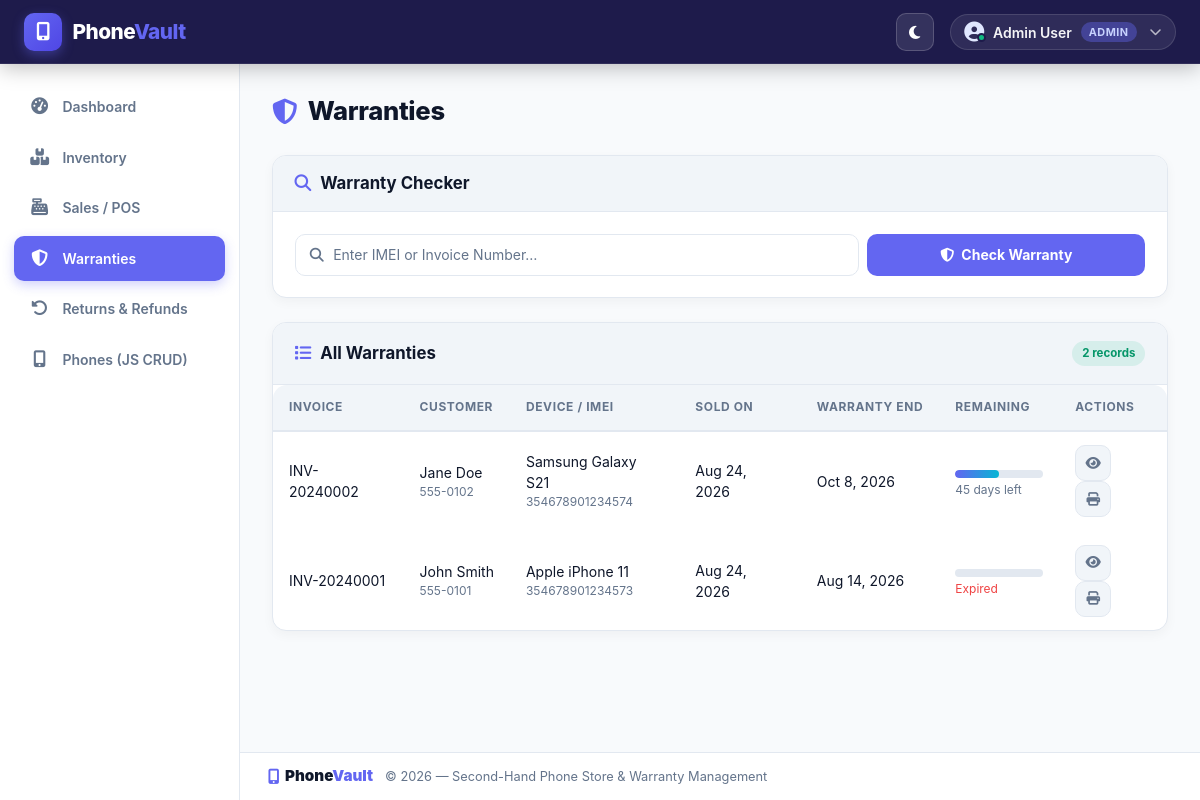
Page /warranties.php (signed in) on the committed database.
### tables this page shows
CREATE TABLE IF NOT EXISTS sales (
    id INT AUTO_INCREMENT PRIMARY KEY,
    invoice_no VARCHAR(20) NOT NULL UNIQUE,
    customer_name VARCHAR(100) NOT NULL,
    customer_phone VARCHAR(20),
    phone_id INT NOT NULL,
    total_amount DECIMAL(10,2) NOT NULL,
    payment_method ENUM('Cash','Card','Transfer') NOT NULL DEFAULT 'Cash',
    warranty_duration_days INT NOT NULL DEFAULT 30,
    warranty_end_date DATE NOT NULL,
    created_at TIMESTAMP DEFAULT CURRENT_TIMESTAMP,
    FOREIGN KEY (phone_id) REFERENCES phones(id)
);

CREATE TABLE IF NOT EXISTS phones (
    id INT AUTO_INCREMENT PRIMARY KEY,
    brand VARCHAR(50) NOT NULL,
    model VARCHAR(100) NOT NULL,
    imei VARCHAR(20) NOT NULL UNIQUE,
    storage VARCHAR(20),
    color VARCHAR(30),
    battery_health TINYINT UNSIGNED NOT NULL DEFAULT 100,
    condition_grade ENUM('Grade A','Grade B','Grade C') NOT NULL DEFAULT 'Grade A',
    cost_price DECIMAL(10,2) NOT NULL,
    selling_price DECIMAL(10,2) NOT NULL,
    status ENUM('Available','Sold','Returned') NOT NULL DEFAULT 'Available',
    created_at TIMESTAMP DEFAULT CURRENT_TIMESTAMP
);

### warranties.php (the view, shortened to what this page needs)
<?php
$pdo = getPDO();
$warranties = $pdo->query(
    "SELECT s.*, p.brand, p.model, p.imei, p.condition_grade
     FROM sales s JOIN phones p ON s.phone_id = p.id
     ORDER BY s.warranty_end_date DESC"
)->fetchAll();
include __DIR__ . '/includes/header.php';
include __DIR__ . '/includes/navbar.php';
?>
<div class="d-flex">
<?php include __DIR__ . '/includes/sidebar.php'; ?>
<main class="pv-main">
    <div class="pv-page-header">
        <h1 class="pv-page-title"><i class="fa-solid fa-shield-halved"></i> Warranties</h1>
    </div>
    <div class="pv-card mb-4">
        <div class="pv-card-header">
            <h2 class="pv-card-title"><i class="fa-solid fa-magnifying-glass"></i> Warranty Checker</h2>
        </div>
        <div class="pv-card-body">
            <div class="row g-2">
                <div class="col-12 col-md-8">
                    <div class="pv-search-wrap" style="max-width:100%">
                        <input type="text" class="form-control pv-input" id="warrantySearchInput"
                               placeholder="Enter IMEI or Invoice Number…">
                    </div>
                </div>
                <div class="col-12 col-md-4">
                    <button class="pv-btn-primary w-100 justify-content-center" id="warrantySearchBtn">
                        <i class="fa-solid fa-shield-halved"></i> Check Warranty
                    </button>
                </div>
            </div>
        </div>
    </div>
    <div class="pv-card">
        <div class="pv-card-header">
            <h2 class="pv-card-title"><i class="fa-solid fa-list"></i> All Warranties</h2>
            <span class="pv-status pv-status-available"><?= count($warranties) ?> records</span>
        </div>
        <div class="table-responsive">
            <table class="pv-table">
                <thead>
                    <tr>
                        <th>Invoice</th>
                        <th>Customer</th>
                        <th>Device / IMEI</th>
                        <th>Sold On</th>
                        <th>Warranty End</th>
                        <th>Remaining</th>
                        <th>Actions</th>
                    </tr>
                </thead>
                <tbody>
                <?php if (empty($warranties)): ?>
                    <tr><td colspan="7" class="text-center text-muted py-4">No warranty records found.</td></tr>
                <?php else: ?>
                    <?php foreach ($warranties as $w):
                        $daysLeft = (int)ceil((strtotime($w['warranty_end_date']) - time()) / 86400);
                        $pct      = max(0, min(100, round(($daysLeft / $w['warranty_duration_days']) * 100)));
                        $expired  = $daysLeft <= 0;
                    ?>
                    <tr>
                        <td class="font-mono"><?= htmlspecialchars($w['invoice_no']) ?></td>
                        <td>
                            <div><?= htmlspecialchars($w['customer_name']) ?></div>
                            <div style="font-size:.75rem;color:var(--pv-text-muted)"><?= htmlspecialchars($w['customer_phone']) ?></div>
                        </td>
                        <td>
                            <div><?= htmlspecialchars($w['brand'] . ' ' . $w['model']) ?></div>
                            <div class="font-mono" style="font-size:.75rem;color:var(--pv-text-muted)"><?= htmlspecialchars($w['imei']) ?></div>
                        </td>
                        <td><?= date('M j, Y', strtotime($w['created_at'])) ?></td>
                        <td><?= date('M j, Y', strtotime($w['warranty_end_date'])) ?></td>
                        <td style="min-width:120px">
                            <div class="pv-warranty-bar">
                                <div class="pv-warranty-fill <?= $expired ? 'expired' : '' ?>" style="width:<?= $pct ?>%"></div>
                            </div>
                            <div style="font-size:.75rem;margin-top:.2rem;color:var(--pv-text-muted)">
                                <?= $expired ? '<span style="color:var(--pv-danger)">Expired</span>' : $daysLeft . ' days left' ?>
                            </div>
                        </td>
                        <td>
                            <button class="pv-btn-icon" data-warranty-sale="<?= $w['id'] ?>" title="View Details">
                                <i class="fa-solid fa-eye"></i>
                            </button>
                            <a href="/Second_Hand_Phone_Store/export.php?sale_id=<?= $w['id'] ?>" class="pv-btn-icon" title="Print" target="_blank">
                                <i class="fa-solid fa-print"></i>
                            </a>
                        </td>
                    </tr>
                    <?php endforeach; ?>
                <?php endif; ?>
                </tbody>
            </table>
        </div>
    </div>
</main>
</div>
<?php include __DIR__ . '/includes/footer.php'; ?>

### rows in the picture
sales: invoice_no "INV-20240002", customer_name "Jane Doe", customer_phone "555-0102", phone.model "Samsung Galaxy S21", phone.imei "354678901234574", created_at "Aug 24, 2026", warranty_end_date "Oct 8, 2026", warranty_duration_days 90 (drawn), warranty_end_date "45"
sales: invoice_no "INV-20240001", customer_name "John Smith", customer_phone "555-0101", phone.model "Apple iPhone 11", phone.imei "354678901234573", created_at "Aug 24, 2026", warranty_end_date "Aug 14, 2026", shows "Expired"

### other values in the picture
$user['name'] "Admin User"
$user['role'] "ADMIN"
$item['label'] "Dashboard"
$item['label'] "Inventory"
$item['label'] "Sales / POS"
$item['label'] "Warranties"
$item['label'] "Returns & Refunds"
$item['label'] "Phones (JS CRUD)"
count($warranties) "2"
